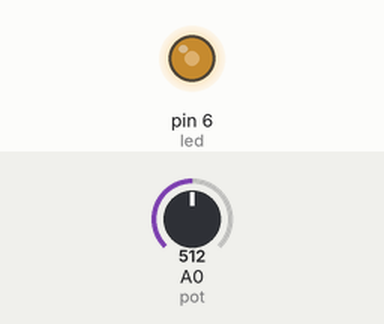
This sketch was run on a simulated Arduino Uno, built with avr-gcc and run on an emulated ATmega328P. On the bench: output pins drawn as LEDs (lit = HIGH). Inputs (shaded band) come from the test bench; at power-on: A0 (pot) = 512.

Above: at 1.2 s.
1.3 s: A0 (pot) set to 716
At 2.2 s:
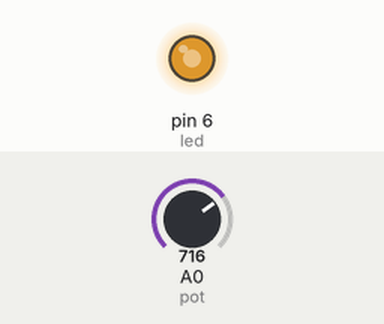
2.8 s: A0 (pot) set to 900
At 3.3 s:
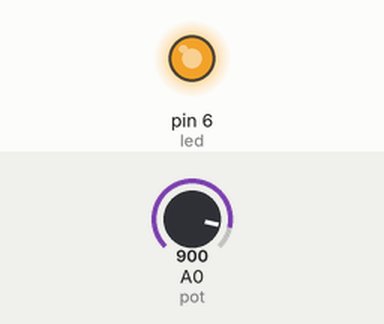
4.3 s: A0 (pot) set to 122
At 5.5 s:
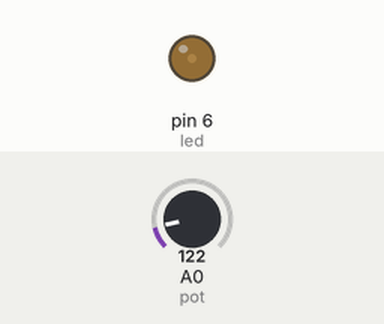
5.8 s: A0 (pot) set to 0
At 6.9 s:
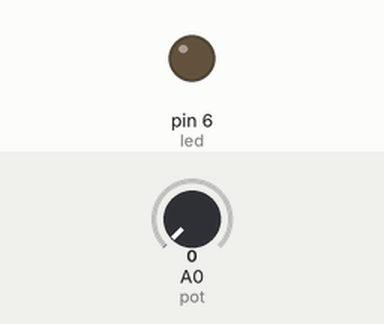
Timing chart, 0 to 8.3 s (numbered marks = the images above; inputs shaded):
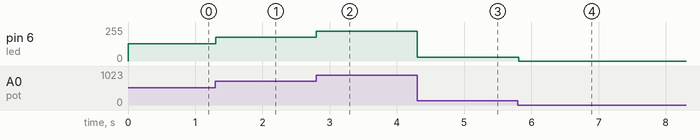

Measured:
- after the input at 1.3 s, pin 6 (led): 128/255 → 179/255 at once
- after the input at 2.8 s, pin 6 (led): 179/255 → 225/255 at once
- after the input at 4.3 s, pin 6 (led): 225/255 → 30/255 at once
- after the input at 5.8 s, pin 6 (led): 30/255 → 0/255 at once

The sketch:

P17_Potenciometro_Led.ino
```cpp
int pot = A0;
int led =6;

void setup() {
  // put your setup code here, to run once:

}

void loop() {
  // put your main code here, to run repeatedly:
  int v= analogRead(pot); //0-255
  v=v/4;
  analogWrite(led, v); //0-255
  delay(10);
}
```
